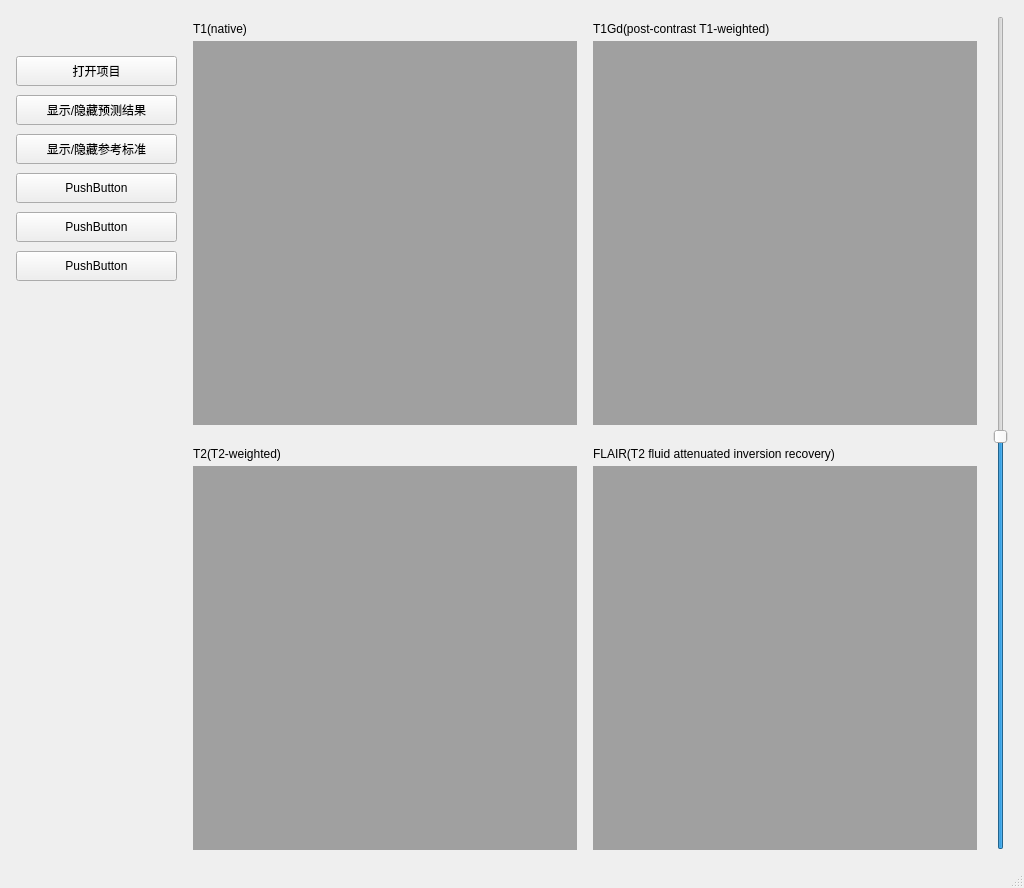
<?xml version="1.0" encoding="UTF-8"?>
<ui version="4.0">
 <class>MainWindow</class>
 <widget class="QMainWindow" name="MainWindow">
  <property name="geometry">
   <rect>
    <x>0</x>
    <y>0</y>
    <width>1024</width>
    <height>888</height>
   </rect>
  </property>
  <property name="sizePolicy">
   <sizepolicy hsizetype="Fixed" vsizetype="Fixed">
    <horstretch>0</horstretch>
    <verstretch>0</verstretch>
   </sizepolicy>
  </property>
  <property name="minimumSize">
   <size>
    <width>1024</width>
    <height>888</height>
   </size>
  </property>
  <property name="maximumSize">
   <size>
    <width>1024</width>
    <height>888</height>
   </size>
  </property>
  <property name="windowTitle">
   <string/>
  </property>
  <widget class="QWidget" name="centralWidget">
   <property name="sizePolicy">
    <sizepolicy hsizetype="Maximum" vsizetype="Maximum">
     <horstretch>0</horstretch>
     <verstretch>0</verstretch>
    </sizepolicy>
   </property>
   <layout class="QVBoxLayout" name="verticalLayout">
    <property name="spacing">
     <number>9</number>
    </property>
    <property name="leftMargin">
     <number>16</number>
    </property>
    <property name="topMargin">
     <number>16</number>
    </property>
    <property name="rightMargin">
     <number>16</number>
    </property>
    <property name="bottomMargin">
     <number>16</number>
    </property>
    <item>
     <widget class="QWidget" name="horizontalWidget" native="true">
      <property name="sizePolicy">
       <sizepolicy hsizetype="Preferred" vsizetype="Preferred">
        <horstretch>0</horstretch>
        <verstretch>1</verstretch>
       </sizepolicy>
      </property>
      <layout class="QHBoxLayout" name="horizontalLayout">
       <property name="spacing">
        <number>16</number>
       </property>
       <property name="leftMargin">
        <number>0</number>
       </property>
       <property name="topMargin">
        <number>0</number>
       </property>
       <property name="rightMargin">
        <number>0</number>
       </property>
       <property name="bottomMargin">
        <number>0</number>
       </property>
       <item>
        <layout class="QVBoxLayout" name="verticalLayout_7">
         <property name="spacing">
          <number>9</number>
         </property>
         <property name="leftMargin">
          <number>0</number>
         </property>
         <item>
          <spacer name="verticalSpacer_2">
           <property name="orientation">
            <enum>Qt::Vertical</enum>
           </property>
           <property name="sizeType">
            <enum>QSizePolicy::Fixed</enum>
           </property>
           <property name="sizeHint" stdset="0">
            <size>
             <width>20</width>
             <height>40</height>
            </size>
           </property>
          </spacer>
         </item>
         <item>
          <widget class="QPushButton" name="button_open">
           <property name="minimumSize">
            <size>
             <width>0</width>
             <height>30</height>
            </size>
           </property>
           <property name="focusPolicy">
            <enum>Qt::NoFocus</enum>
           </property>
           <property name="text">
            <string>打开项目</string>
           </property>
          </widget>
         </item>
         <item>
          <widget class="QPushButton" name="button_pred">
           <property name="minimumSize">
            <size>
             <width>0</width>
             <height>30</height>
            </size>
           </property>
           <property name="focusPolicy">
            <enum>Qt::NoFocus</enum>
           </property>
           <property name="text">
            <string>显示/隐藏预测结果</string>
           </property>
          </widget>
         </item>
         <item>
          <widget class="QPushButton" name="button_gt">
           <property name="minimumSize">
            <size>
             <width>0</width>
             <height>30</height>
            </size>
           </property>
           <property name="focusPolicy">
            <enum>Qt::NoFocus</enum>
           </property>
           <property name="text">
            <string>显示/隐藏参考标准</string>
           </property>
          </widget>
         </item>
         <item>
          <widget class="QPushButton" name="pushButton_6">
           <property name="minimumSize">
            <size>
             <width>0</width>
             <height>30</height>
            </size>
           </property>
           <property name="focusPolicy">
            <enum>Qt::NoFocus</enum>
           </property>
           <property name="text">
            <string>PushButton</string>
           </property>
          </widget>
         </item>
         <item>
          <widget class="QPushButton" name="pushButton_5">
           <property name="minimumSize">
            <size>
             <width>0</width>
             <height>30</height>
            </size>
           </property>
           <property name="focusPolicy">
            <enum>Qt::NoFocus</enum>
           </property>
           <property name="text">
            <string>PushButton</string>
           </property>
          </widget>
         </item>
         <item>
          <widget class="QPushButton" name="pushButton_2">
           <property name="minimumSize">
            <size>
             <width>0</width>
             <height>30</height>
            </size>
           </property>
           <property name="focusPolicy">
            <enum>Qt::NoFocus</enum>
           </property>
           <property name="text">
            <string>PushButton</string>
           </property>
          </widget>
         </item>
         <item>
          <spacer name="verticalSpacer_3">
           <property name="orientation">
            <enum>Qt::Vertical</enum>
           </property>
           <property name="sizeType">
            <enum>QSizePolicy::Fixed</enum>
           </property>
           <property name="sizeHint" stdset="0">
            <size>
             <width>20</width>
             <height>40</height>
            </size>
           </property>
          </spacer>
         </item>
         <item>
          <widget class="QLabel" name="label_slice">
           <property name="focusPolicy">
            <enum>Qt::NoFocus</enum>
           </property>
           <property name="text">
            <string/>
           </property>
          </widget>
         </item>
         <item>
          <widget class="QLabel" name="label_dice">
           <property name="text">
            <string/>
           </property>
          </widget>
         </item>
         <item>
          <spacer name="verticalSpacer">
           <property name="orientation">
            <enum>Qt::Vertical</enum>
           </property>
           <property name="sizeHint" stdset="0">
            <size>
             <width>20</width>
             <height>40</height>
            </size>
           </property>
          </spacer>
         </item>
        </layout>
       </item>
       <item>
        <widget class="QWidget" name="gridWidget" native="true">
         <property name="sizePolicy">
          <sizepolicy hsizetype="Preferred" vsizetype="Preferred">
           <horstretch>0</horstretch>
           <verstretch>0</verstretch>
          </sizepolicy>
         </property>
         <layout class="QGridLayout" name="gridLayout">
          <property name="leftMargin">
           <number>0</number>
          </property>
          <property name="topMargin">
           <number>0</number>
          </property>
          <property name="rightMargin">
           <number>0</number>
          </property>
          <property name="bottomMargin">
           <number>0</number>
          </property>
          <property name="spacing">
           <number>16</number>
          </property>
          <item row="1" column="2">
           <widget class="QWidget" name="container_flair" native="true">
            <property name="styleSheet">
             <string notr="true"/>
            </property>
            <layout class="QVBoxLayout" name="layout_flair">
             <property name="spacing">
              <number>0</number>
             </property>
             <property name="leftMargin">
              <number>0</number>
             </property>
             <property name="topMargin">
              <number>0</number>
             </property>
             <property name="rightMargin">
              <number>0</number>
             </property>
             <property name="bottomMargin">
              <number>0</number>
             </property>
             <item>
              <widget class="QLabel" name="label_2">
               <property name="text">
                <string>FLAIR(T2 fluid attenuated inversion recovery)</string>
               </property>
              </widget>
             </item>
             <item>
              <widget class="Viewer" name="viewer_flair">
               <property name="sizePolicy">
                <sizepolicy hsizetype="Fixed" vsizetype="Fixed">
                 <horstretch>0</horstretch>
                 <verstretch>1</verstretch>
                </sizepolicy>
               </property>
               <property name="minimumSize">
                <size>
                 <width>384</width>
                 <height>384</height>
                </size>
               </property>
               <property name="mouseTracking">
                <bool>true</bool>
               </property>
               <property name="styleSheet">
                <string notr="true">background-color: #a0a0a0;</string>
               </property>
               <property name="text">
                <string/>
               </property>
               <property name="scaledContents">
                <bool>false</bool>
               </property>
               <property name="alignment">
                <set>Qt::AlignCenter</set>
               </property>
              </widget>
             </item>
            </layout>
           </widget>
          </item>
          <item row="1" column="1">
           <widget class="QWidget" name="container_t2" native="true">
            <property name="styleSheet">
             <string/>
            </property>
            <layout class="QVBoxLayout" name="layout_t2">
             <property name="spacing">
              <number>0</number>
             </property>
             <property name="leftMargin">
              <number>0</number>
             </property>
             <property name="topMargin">
              <number>0</number>
             </property>
             <property name="rightMargin">
              <number>0</number>
             </property>
             <property name="bottomMargin">
              <number>0</number>
             </property>
             <item>
              <widget class="QLabel" name="label">
               <property name="text">
                <string>T2(T2-weighted)</string>
               </property>
              </widget>
             </item>
             <item>
              <widget class="Viewer" name="viewer_t2">
               <property name="sizePolicy">
                <sizepolicy hsizetype="Fixed" vsizetype="Fixed">
                 <horstretch>0</horstretch>
                 <verstretch>1</verstretch>
                </sizepolicy>
               </property>
               <property name="minimumSize">
                <size>
                 <width>384</width>
                 <height>384</height>
                </size>
               </property>
               <property name="mouseTracking">
                <bool>true</bool>
               </property>
               <property name="styleSheet">
                <string notr="true">background-color: #a0a0a0;</string>
               </property>
               <property name="text">
                <string/>
               </property>
               <property name="scaledContents">
                <bool>false</bool>
               </property>
               <property name="alignment">
                <set>Qt::AlignCenter</set>
               </property>
              </widget>
             </item>
            </layout>
           </widget>
          </item>
          <item row="0" column="1">
           <widget class="QWidget" name="container_t1" native="true">
            <property name="styleSheet">
             <string/>
            </property>
            <layout class="QVBoxLayout" name="layout_t1">
             <property name="spacing">
              <number>0</number>
             </property>
             <property name="leftMargin">
              <number>0</number>
             </property>
             <property name="topMargin">
              <number>0</number>
             </property>
             <property name="rightMargin">
              <number>0</number>
             </property>
             <property name="bottomMargin">
              <number>0</number>
             </property>
             <item>
              <widget class="QLabel" name="label_3">
               <property name="text">
                <string>T1(native)</string>
               </property>
              </widget>
             </item>
             <item>
              <widget class="Viewer" name="viewer_t1">
               <property name="sizePolicy">
                <sizepolicy hsizetype="Fixed" vsizetype="Fixed">
                 <horstretch>0</horstretch>
                 <verstretch>1</verstretch>
                </sizepolicy>
               </property>
               <property name="minimumSize">
                <size>
                 <width>384</width>
                 <height>384</height>
                </size>
               </property>
               <property name="mouseTracking">
                <bool>true</bool>
               </property>
               <property name="styleSheet">
                <string notr="true">background-color: #a0a0a0;</string>
               </property>
               <property name="text">
                <string/>
               </property>
               <property name="scaledContents">
                <bool>false</bool>
               </property>
               <property name="alignment">
                <set>Qt::AlignCenter</set>
               </property>
              </widget>
             </item>
            </layout>
           </widget>
          </item>
          <item row="0" column="2">
           <widget class="QWidget" name="container_t1ce" native="true">
            <property name="styleSheet">
             <string/>
            </property>
            <layout class="QVBoxLayout" name="layout_t1ce">
             <property name="spacing">
              <number>0</number>
             </property>
             <property name="leftMargin">
              <number>0</number>
             </property>
             <property name="topMargin">
              <number>0</number>
             </property>
             <property name="rightMargin">
              <number>0</number>
             </property>
             <property name="bottomMargin">
              <number>0</number>
             </property>
             <item>
              <widget class="QLabel" name="label_4">
               <property name="text">
                <string>T1Gd(post-contrast T1-weighted)</string>
               </property>
              </widget>
             </item>
             <item>
              <widget class="Viewer" name="viewer_t1ce">
               <property name="sizePolicy">
                <sizepolicy hsizetype="Fixed" vsizetype="Fixed">
                 <horstretch>0</horstretch>
                 <verstretch>1</verstretch>
                </sizepolicy>
               </property>
               <property name="minimumSize">
                <size>
                 <width>384</width>
                 <height>384</height>
                </size>
               </property>
               <property name="mouseTracking">
                <bool>true</bool>
               </property>
               <property name="styleSheet">
                <string notr="true">background-color: #a0a0a0;</string>
               </property>
               <property name="text">
                <string/>
               </property>
               <property name="scaledContents">
                <bool>false</bool>
               </property>
               <property name="alignment">
                <set>Qt::AlignCenter</set>
               </property>
              </widget>
             </item>
            </layout>
           </widget>
          </item>
         </layout>
        </widget>
       </item>
       <item>
        <widget class="QSlider" name="slider">
         <property name="focusPolicy">
          <enum>Qt::NoFocus</enum>
         </property>
         <property name="minimum">
          <number>1</number>
         </property>
         <property name="maximum">
          <number>128</number>
         </property>
         <property name="value">
          <number>64</number>
         </property>
         <property name="orientation">
          <enum>Qt::Vertical</enum>
         </property>
         <property name="invertedAppearance">
          <bool>false</bool>
         </property>
         <property name="invertedControls">
          <bool>false</bool>
         </property>
        </widget>
       </item>
      </layout>
     </widget>
    </item>
   </layout>
  </widget>
  <widget class="QStatusBar" name="statusBar"/>
  <action name="action_open">
   <property name="text">
    <string>打开项目</string>
   </property>
   <property name="shortcut">
    <string>Ctrl+O</string>
   </property>
  </action>
 </widget>
 <layoutdefault spacing="6" margin="11"/>
 <customwidgets>
  <customwidget>
   <class>Viewer</class>
   <extends>QLabel</extends>
   <header>main.h</header>
  </customwidget>
 </customwidgets>
 <resources/>
 <connections/>
</ui>
